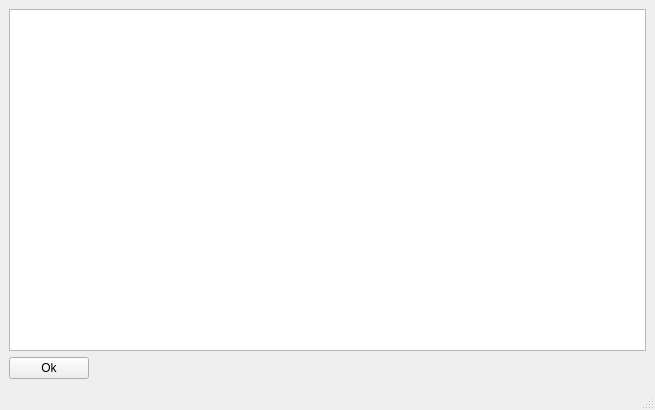
<?xml version="1.0" encoding="UTF-8"?>
<ui version="4.0">
 <class>MainWindow</class>
 <widget class="QMainWindow" name="MainWindow">
  <property name="geometry">
   <rect>
    <x>0</x>
    <y>0</y>
    <width>655</width>
    <height>410</height>
   </rect>
  </property>
  <property name="font">
   <font>
    <weight>50</weight>
    <bold>false</bold>
    <underline>false</underline>
    <strikeout>false</strikeout>
   </font>
  </property>
  <property name="windowTitle">
   <string>MainWindow</string>
  </property>
  <widget class="QWidget" name="centralwidget">
   <layout class="QGridLayout" name="gridLayout">
    <item row="0" column="0">
     <widget class="QPlainTextEdit" name="plainTextEdit"/>
    </item>
    <item row="1" column="0">
     <widget class="QPushButton" name="pushButton">
      <property name="sizePolicy">
       <sizepolicy hsizetype="Fixed" vsizetype="Fixed">
        <horstretch>0</horstretch>
        <verstretch>0</verstretch>
       </sizepolicy>
      </property>
      <property name="text">
       <string>Ok</string>
      </property>
     </widget>
    </item>
   </layout>
  </widget>
  <widget class="QMenuBar" name="menubar">
   <property name="geometry">
    <rect>
     <x>0</x>
     <y>0</y>
     <width>655</width>
     <height>26</height>
    </rect>
   </property>
  </widget>
  <widget class="QStatusBar" name="statusbar"/>
 </widget>
 <resources/>
 <connections/>
</ui>
